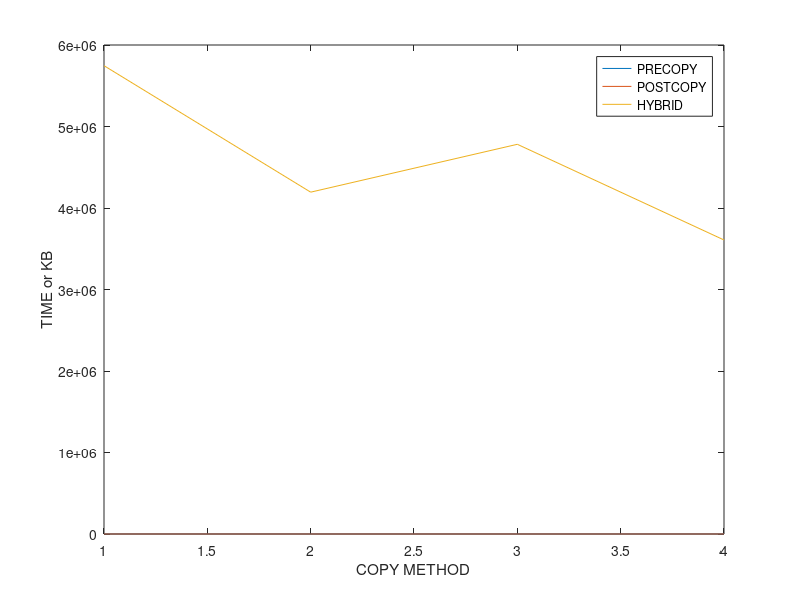
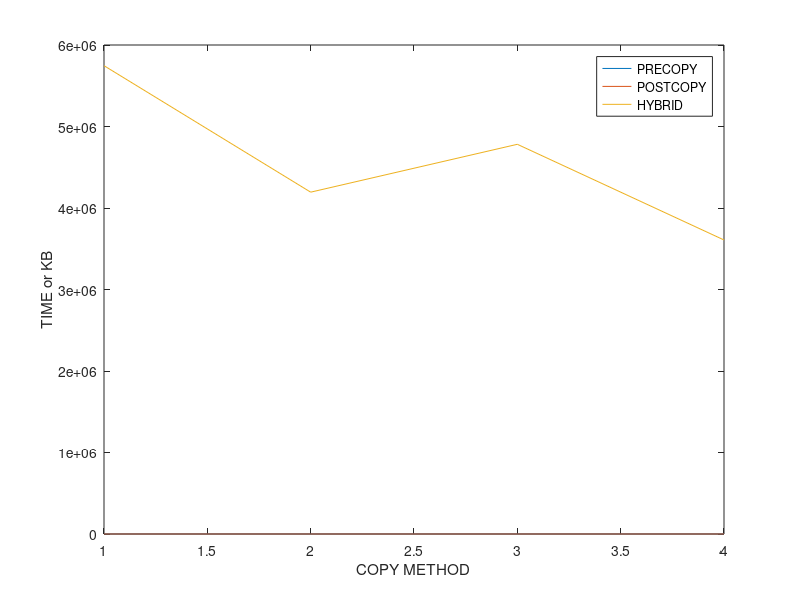
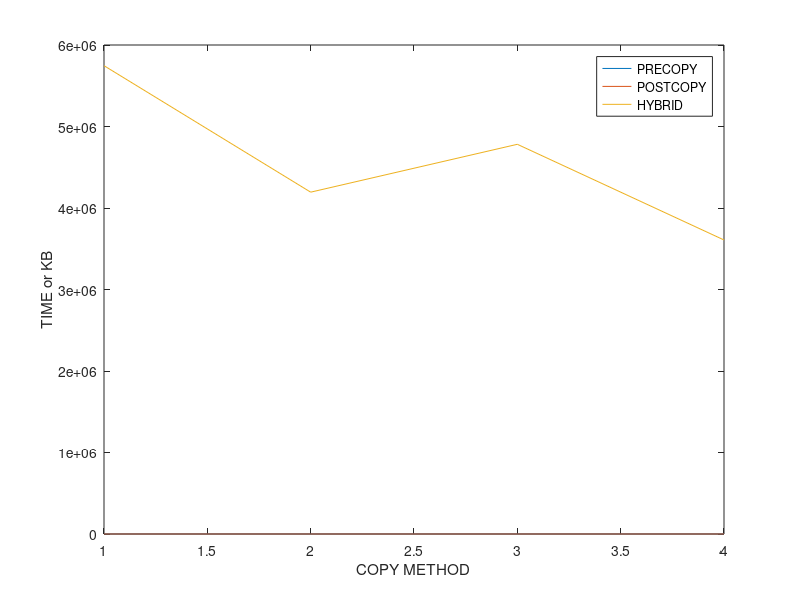

Here is the MATLAB script that generated these plots, in order:
% basic hybrid copy migration
% memory size in MB
r = 4096
r *= 1024 % convert to KB

% bandwidth in gbps
b = 1000 
b = b * 1024/8 % convert to KB

% page dirty rate in percent (%): against to total memory pages
dirtyrate = 14 
dirtyrate /= 100

readrate = 14
readrate /= 100

pagesize = 4 % in KB
numpages = r / pagesize

% delta compression rate
comp = 0.5 

% amount of CPU and device states in KB 
scinfo = 100

% working set size in number of pages
wss = numpages * 0.25

% 0: zero, 1: read, 2: dirtied, 3: inactive data
mem = zeros(1, numpages);

% prediction accuracy 0 through 1
acc = 1
%acc = 0

totaltime = 0;
downtime = 0;
totaldata = 0;

A = zeros(4, 3)

%%%%%%%%%%%%%%%%%%%%%%%%%%%%%%
% precopy migration
%%%%%%%%%%%%%%%%%%%%%%%%%%%%%%
fprintf('\n')
disp('==================== Precopy migration ====================')
% iterations
present = numpages
iter = 0
while present > 50 && iter < 29 && totaldata < 4*r
	pretime = present / b
	totaltime += pretime
	totaldata += present
	present = numpages * dirtyrate
	%dirts = wss * dirtyrate
	iter += 1
end

% stop-and-copy phase
% stop conditions: 29 iterations, 50 pages, 4 memory size sent
scsent = scinfo + present * pagesize
downtwime = scsent / b
totaltime += downtime
totaldata += scsent

% network fault rate
NFR = 0

A (1, 1) = totaltime
A (1, 2) = downtime
A (1, 3) = totaldata

%%%%%%%%%%%%%%%%%%%%%%%%%%%%%%
% postcopy migration
%%%%%%%%%%%%%%%%%%%%%%%%%%%%%%
fprintf('\n')
disp('===================== Postcopy migration ======================')
totaltime = 0;
downtime = 0;
totaldata = 0;

% stop-and-copy phase
scsent = scinfo
downtime = scsent / b
totaltime += downtime
totaldata += scsent

% prepaging (bubbling) and on-demand paging
postsent = r
posttime = postsent/b
totaltime += posttime
totaldata += postsent
% network fault rate
NFR = 0.2

A (2, 1) = totaltime
A (2, 2) = downtime
A (2, 3) = totaldata

%%%%%%%%%%%%%%%%%%%%%%%%%%%%%%
% hybrid copy migration
%%%%%%%%%%%%%%%%%%%%%%%%%%%%%%
fprintf('\n')
disp('==================== Hybrid copy migration ====================')
totaltime = 0;
downtime = 0;
totaldata = 0;

% precopy phase: single iteration
present = r
pretime = present / b
totaltime += pretime
totaldata += present

% stop-and-copy phase
scsent = scinfo 
downtwime = scsent / b
totaltime += downtime
totaldata += scsent

% postcopy phase: prepaging (bubbling) and on-demand paging
%dirts = wss * dirtyrate
dirts = numpages * dirtyrate
postsent = dirts * pagesize
posttime = postsent/b
totaltime += posttime
totaldata += postsent
% network fault rate
NFR = 0.2

A (3, 1) = totaltime
A (3, 2) = downtime
A (3, 3) = totaldata

%%%%%%%%%%%%%%%%%%%%%%%%%%%%%%
% proactive hybrid copy migration
%%%%%%%%%%%%%%%%%%%%%%%%%%%%%%
%disp(char(10))
fprintf('\n')
disp('=============== Proactive hybrid copy migration ================')
totaltime = 0;
downtime = 0;
totaldata = 0;

% precopy phase
% LRU, PFR

% scan the dirtied pages
% for dirtied pages
% 	mark dirtied (1)
% 	mem(random (1, wss * 0.1))	
randperm(int64(wss * 0.1));
% for read pages
% 	mark read (2)
% 	mem (random (wss * 0.1, wss * 0.2))

% for pages
% 	predict read/write

% send the pages most likely to be read and least likely to be dirtied
% do not send the pages most likely to be dirtied
% construct queue with the order of p1/p2
%reads = numpages * 0.4 
% total read rate = wss * read_rate = 0.25 * 0.16 = 0.04 (4%)
%read_rate = 0.16
%read_rate = 0.04 % 4% of total memory
% total write rate = wss * write_rate = 0.25 * 0.16 = 0.04 (4%)
%write_rate = 0.16
%write_rate = 0.04 % 4% of total memory
% simple case: readonly pages (RO) - zero dirtied pages 
%RO = 0.3
pred_pages = numpages * readrate * acc

% LRU
% for LRU queue
% 	mark sent
%	insert the pages into cache and perform delta compression

present = pred_pages * pagesize
pretime = present/b
totaltime += pretime
totaldata += present

% stop-and-copy phase
% send the CPU and device states
bitmapsize = 500 % KB
scsent = scinfo + bitmapsize
downtime = scsent/b
totaltime += downtime
totaldata += scsent

% postcopy phase
postsent = (numpages - pred_pages) * pagesize

% exclude the predicted dirtied pages 
pred_dirts = numpages * dirtyrate * acc
postsent = (numpages - pred_pages - pred_dirts) * pagesize
posttime = postsent/b
totaltime += posttime
totaldata += postsent

% network fault rate
NFR = 0.2

A (4, 1) = totaltime
A (4, 2) = downtime
A (4, 3) = totaldata

%%%%%%%%%%%%%%%%%%%%% plotting %%%%%%%%%%%%%%%%%%%%%%%%
% precopy
% postcopy
% hybrid
% pro-hybrid

prefix = "M4G_R14W14_acc100_r1"

figure;
%output = strcat(prefix, ".bw");
output = prefix
x = 1:1:length(A);
%plot(x, A(:,2)/1000000, x, A(:,3)/1000000, '-.*');
plot(A(:,:));
xlabel('COPY METHOD');
ylabel('TIME or KB');
legend('PRECOPY', 'POSTCOPY', 'HYBRID', 'PRO-HYBRID');
%legend('AGGREGATE', 'INDIVIDUAL');

saveas (1, strcat(output, ".png"));
saveas (1, strcat(output, ".eps"));
saveas (1, strcat(output, ".emf"));
